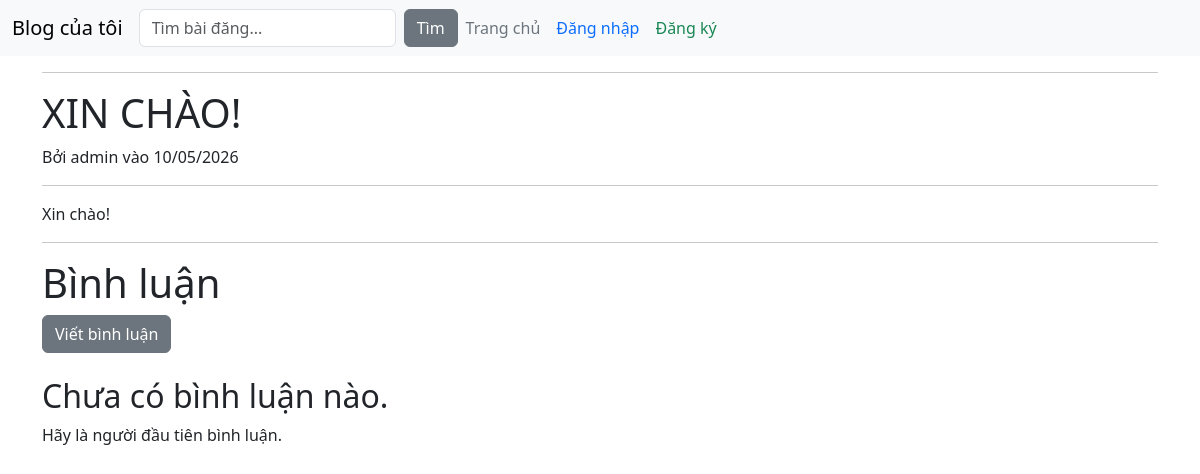
The page /post/25 on the database its author committed.
### blog/models.py (models this page shows, shortened)
class Post(models.Model):
    title = models.CharField(max_length=200)
    content = models.TextField()
    created_at = models.DateTimeField(auto_now_add=True)
    updated_at = models.DateTimeField(auto_now=True)
    author = models.ForeignKey(User, on_delete=models.CASCADE, default=1)

### blog/views.py (the view)
# urls.py: path('post/<int:pk>', PostDetailView.as_view(), name="post-detail"),
class PostDetailView(DetailView):
    model = Post
    template_name = 'post_detail.html'
    context_object_name = 'post'

### blog/templates/post_detail.html (shortened to what this page needs)
{% extends "base.html" %}
{% block content %}
    <hr>
    <h1 class="text-uppercase">{{ post.title }}</h1>
    <article>
        <p>Bởi {{ post.author.username }} vào {{ post.created_at|date:"d/m/Y" }}</p>
        <hr>
        <p>{{ post.content|truncatewords:30 }}</p>
    </article>
    <hr>
    <h1>Bình luận</h1>
    <a href="{% url 'add-comment' post.pk %}" title="Viết bình luận" class="btn btn-secondary">Viết bình luận</a>
    <div class="comments-section">
        {% if not post.comments.all %}
            <h2>Chưa có bình luận nào.</h2>
            <p>Hãy là người đầu tiên bình luận.</p>
        {% endif %}
    </div>
{% endblock %}

### rows shown on the page
Post: title "XIN CHÀO!", author.username "admin", created_at "10/05/2026", content "Xin chào!"
